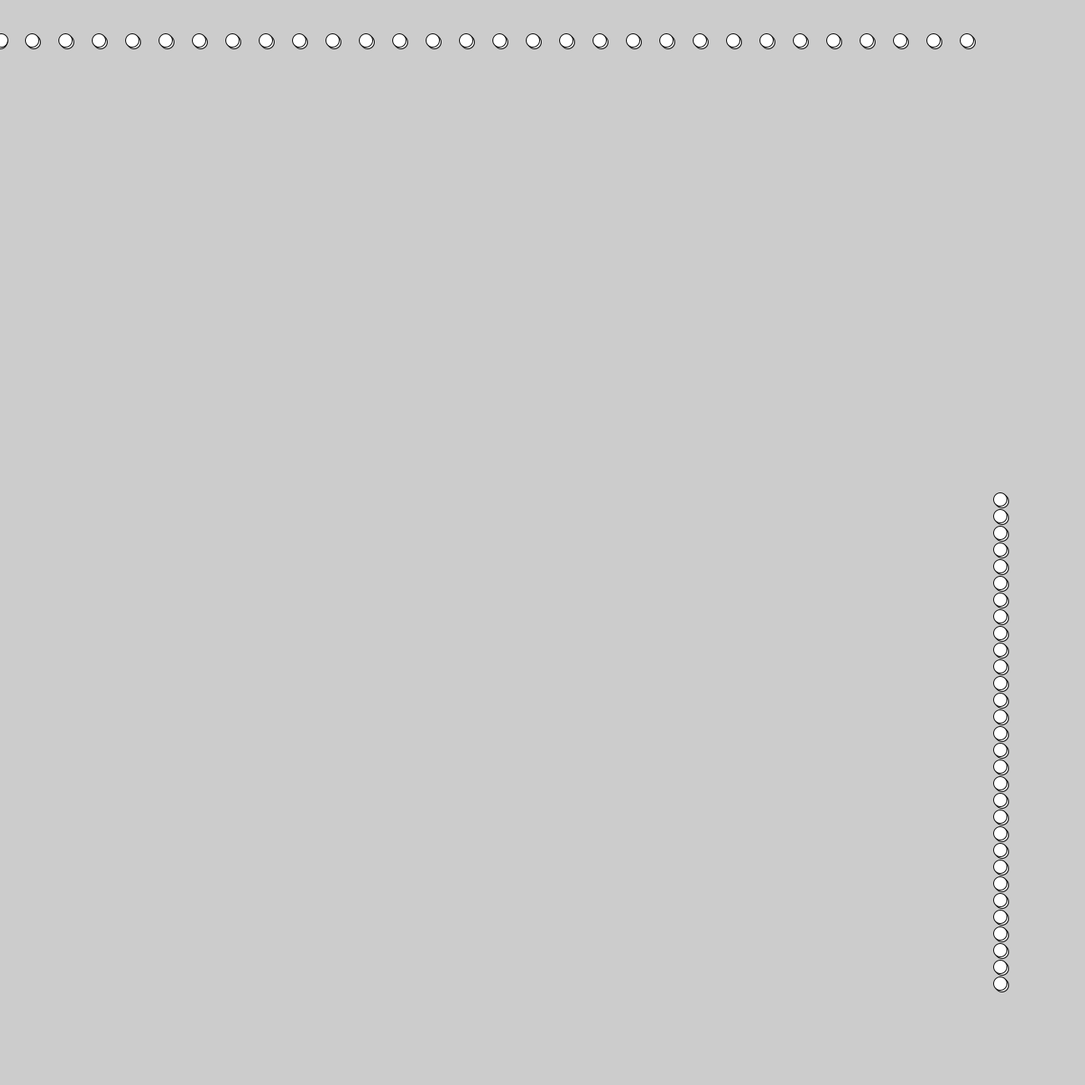
Frame 1 (no input)
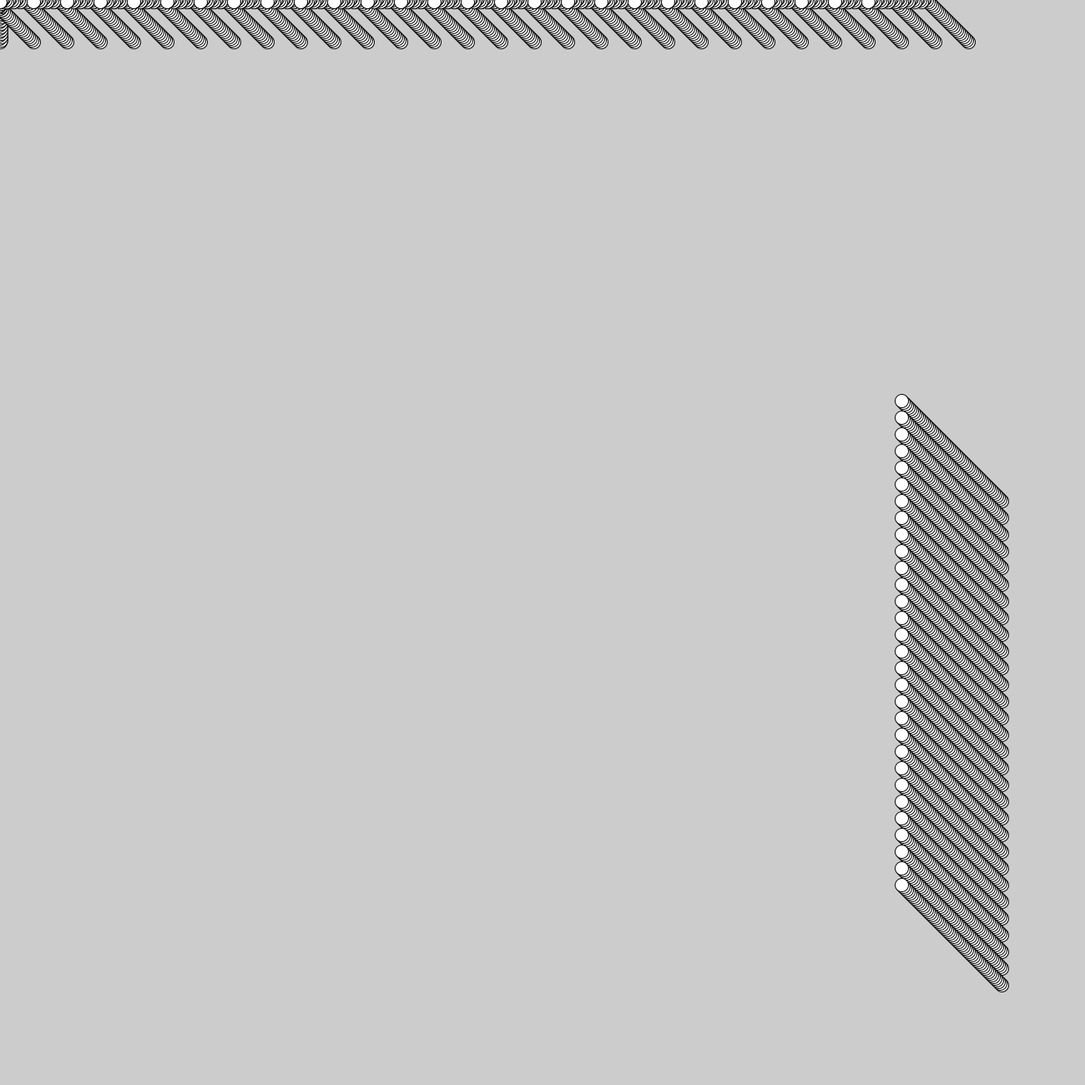
Frame 60 (the mouse pressed at the canvas centre just before this capture)
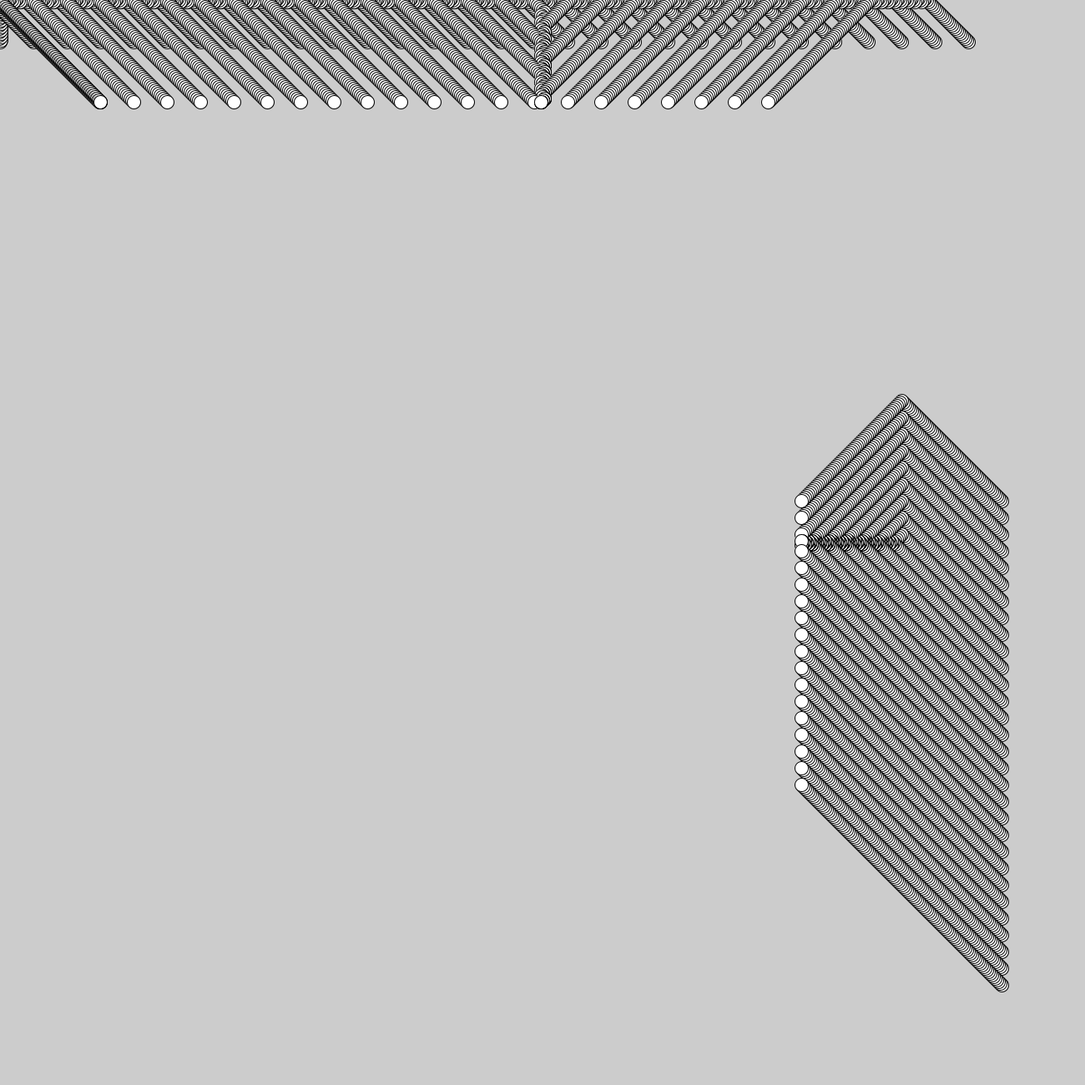
Frame 120 (the mouse held since frame 60 and released just before this capture)

The Processing sketch that drew these frames (run headless with seeded random() and noise(); from frame 60 on, the mouse is pressed at the canvas centre):

// Processing sketch: sketch_200417a
// ── sketch_200417a.pde
int contador = 0;
bola vector[]  = new bola[60];
void setup(){
    size(1300,1300);
    stroke(0);
    fill(255);
    
    
    
    while(contador != 60){
     
      if (contador < 30){
       vector[contador] = new bola(40 * contador, 50);
      }
      else {
       vector[contador] = new bola(1200, contador * 20);
      }
      
      contador++;
    }
    
    contador = 0;
}
  
void draw(){
  contador = 0;
    for (bola n : vector) {
        n.actualitzarpos();
    }
}


class bola{
   
   PVector location;
   PVector velocity;
   PVector dir;
   
   bola(int x, int y){
    location = new PVector(x, y);
    velocity = new PVector(1,0);
    dir = new PVector(mouseX , mouseY);
    ellipse(location.x, location.y, 16 ,16);
   }
   
   
     void actualitzarpos(){
       dir.set(mouseX, mouseY);
    
      if(dir.x < location.x){
        velocity.x = -2;
      }
      else if(dir.x > location.x){
        velocity.x = 2;
      }  
      
      if(dir.y < location.y){
        velocity.y = -2;
      }
      else if(dir.y > location.y){
        velocity.y = 2;
      }
    
    location.add(velocity);
    ellipse(location.x, location.y, 16 ,16);
   
   }
   
   
}







  



  


  
